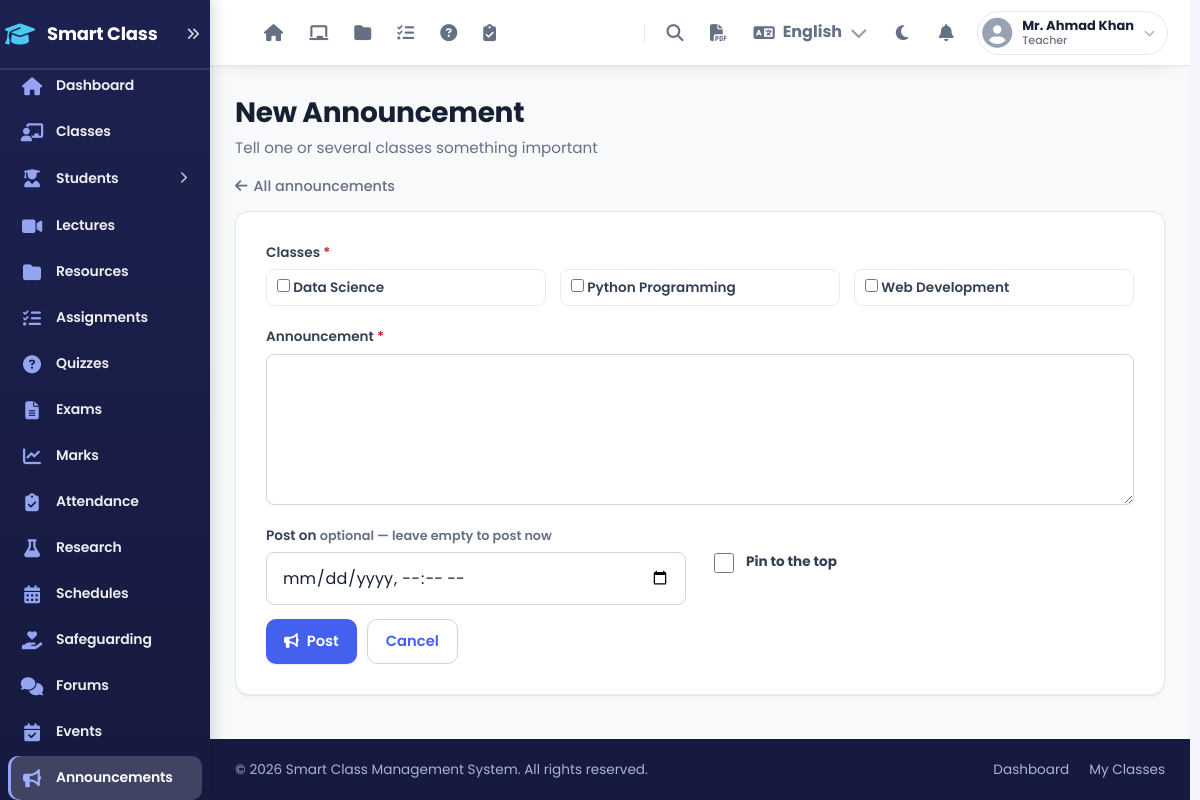
The page /pages/announcements/create.php (signed in) on the database its author committed.
### tables this page shows
CREATE TABLE classes (
    id INT UNSIGNED AUTO_INCREMENT PRIMARY KEY,
    teacher_id INT UNSIGNED NOT NULL,
    class_name VARCHAR(100) NOT NULL,
    class_code VARCHAR(20) NOT NULL UNIQUE,
    description TEXT,
    tags VARCHAR(255) DEFAULT NULL,
    image VARCHAR(255) DEFAULT NULL,
    stream_permission ENUM('post', 'comment', 'teacher_only') NOT NULL DEFAULT 'comment' COMMENT 'post = students post + comment, comment = students comment only, teacher_only = read only',
    require_approval TINYINT(1) NOT NULL DEFAULT 1 COMMENT '1 = students who use the class code wait for teacher approval',
    theme VARCHAR(20) NOT NULL DEFAULT 'auto',
    is_active TINYINT(1) NOT NULL DEFAULT 1,
    year_id INT UNSIGNED DEFAULT NULL,
    ai_students TINYINT(1) NOT NULL DEFAULT 1 COMMENT 'students may use AI helpers in this class',
    created_at DATETIME NOT NULL DEFAULT CURRENT_TIMESTAMP,
    updated_at DATETIME NOT NULL DEFAULT CURRENT_TIMESTAMP ON UPDATE CURRENT_TIMESTAMP,
    FOREIGN KEY (teacher_id) REFERENCES users(id) ON DELETE CASCADE,
    INDEX idx_teacher (teacher_id),
    INDEX idx_code (class_code)
);

### includes/functions.php (called while the page is built, shortened)
<?php
require_once __DIR__ . '/classes.php';
function backUrl($default) {
    $default = html_entity_decode((string) $default, ENT_QUOTES | ENT_HTML5, 'UTF-8');
    $ref = (string) ($_SERVER['HTTP_REFERER'] ?? '');
    $p = $ref !== '' ? parse_url($ref) : false;
    $host = strtolower($p['host']) . (isset($p['port']) ? ':' . $p['port'] : '');
    $mine = strtolower((string) ($_SERVER['HTTP_HOST'] ?? ''));
    $path = (string) ($p['path'] ?? '');
    $base = (string) (parse_url(APP_URL, PHP_URL_PATH) ?: '');
    if (strpos($path, $base . '/pages/') !== 0) return $default;
    return $path . (isset($p['query']) ? '?' . $p['query'] : '');
}

### includes/auth.php (called while the page is built, shortened)
<?php
require_once dirname(__DIR__) . '/config/db.php';
$current_user_id = $_SESSION['user_id'];
$user = $db->fetchOne("SELECT * FROM users WHERE id = ?", [$current_user_id]);

### config/db.php (called while the page is built, shortened)
<?php
class Database {
    private $pdo;
    public function __construct() {
        $dsn = "mysql:host=" . DB_HOST . ";dbname=" . DB_NAME . ";charset=" . DB_CHARSET;
        try {
            $this->pdo = new PDO($dsn, DB_USER, DB_PASS, [
                PDO::ATTR_ERRMODE => PDO::ERRMODE_EXCEPTION,
                PDO::ATTR_DEFAULT_FETCH_MODE => PDO::FETCH_ASSOC,
                PDO::ATTR_EMULATE_PREPARES => false
            ]);
        } catch (PDOException $e) {
            die("Database Connection Failed: " . $e->getMessage());
        }
    }
    public function query($sql, $params = []) {
        $this->stmt = $this->pdo->prepare($sql);
        $this->stmt->execute($params);
        return $this->stmt;
    }
    public function fetchAll($sql, $params = []) {
        return $this->query($sql, $params)->fetchAll();
    }
    public function fetchOne($sql, $params = []) {
        return $this->query($sql, $params)->fetch();
    }
}
$db = new Database();
require_once dirname(__DIR__) . '/includes/functions.php';

### includes/classes.php (called while the page is built, shortened)
<?php
function teachesClassSql($alias = 'c') {
    return "EXISTS (SELECT 1 FROM class_teachers ct WHERE ct.class_id = {$alias}.id AND ct.teacher_id = ?)";
}
function getUserClasses($user_id, $role) {
    global $db;
    if ($role === 'teacher') {
        return $db->fetchAll(
            "SELECT c.id, c.class_name FROM classes c WHERE " . teachesClassSql('c') . " AND c.is_active = 1 ORDER BY c.class_name",
            [$user_id]
        );
    }
    return $db->fetchAll(
        "SELECT c.id, c.class_name FROM classes c
         INNER JOIN class_members cm ON cm.class_id = c.id
         WHERE cm.student_id = ? AND c.is_active = 1 ORDER BY c.class_name",
        [$user_id]
    );
}

### pages/announcements/create.php (the view, shortened to what this page needs)
<?php
require_once dirname(__DIR__, 2) . '/includes/auth.php';
$classes = getUserClasses($current_user_id, 'teacher');
$errors = ['classes' => '', 'body' => '', 'publish_at' => ''];
$body = trim((string) ($_POST['body'] ?? ''));
$picked = array_map('intval', (array) ($_POST['classes'] ?? ((int) ($_GET['class_id'] ?? 0) ? [(int) $_GET['class_id']] : [])));
$pin = !empty($_POST['pin']);
$when_raw = trim((string) ($_POST['publish_at'] ?? ''));
include dirname(__DIR__, 2) . '/includes/app_header.php';
?>
<a class="back-link" href="<?php ob_start(); ?>view.php<?php echo htmlspecialchars(backUrl(ob_get_clean())); ?>"><i class="fas fa-arrow-left"></i> All announcements</a>
<?php if (!$classes): ?>
<div class="empty-state"><i class="fas fa-chalkboard"></i><h3>You have no classes yet</h3></div>
<?php else: ?>
<form method="POST" id="annForm" class="form-card" novalidate>
    <div class="form-group">
        <label>Classes <span class="required-mark">*</span></label>
        <div class="ann-classes">
            <?php foreach ($classes as $c): ?>
            <label class="material-check"><input type="checkbox" name="classes[]" value="<?php echo (int) $c['id']; ?>" <?php echo in_array((int) $c['id'], $picked, true) ? 'checked' : ''; ?>>
                <span><?php echo htmlspecialchars($c['class_name']); ?></span></label>
            <?php endforeach; ?>
        </div>
    </div>
    <div class="form-group">
        <label for="body">Announcement <span class="required-mark">*</span></label>
        <textarea id="body" name="body" rows="5" maxlength="5000" class="<?php echo $errors['body'] ? 'is-invalid' : ''; ?>"><?php echo htmlspecialchars($body); ?></textarea>
    </div>
    <div class="form-row">
        <div class="form-group">
            <label for="publish_at">Post on <span class="form-hint" style="display:inline;margin:0;">optional — leave empty to post now</span></label>
            <input type="datetime-local" id="publish_at" name="publish_at" value="<?php echo htmlspecialchars($when_raw); ?>" class="<?php echo $errors['publish_at'] ? 'is-invalid' : ''; ?>">
        </div>
        <div class="form-group">
            <label class="switch-row" style="margin-top:26px;"><input type="checkbox" name="pin" value="1" <?php echo $pin ? 'checked' : ''; ?>> <span><strong>Pin to the top</strong></span></label>
        </div>
    </div>
    <div class="form-actions"><button type="submit" class="btn-app"><i class="fas fa-bullhorn"></i> Post</button><a href="view.php" class="btn-app btn-outline">Cancel</a></div>
</form>
<?php endif; ?>
<?php include dirname(__DIR__, 2) . '/includes/app_footer.php'; ?>

### assets/css/dashboard.css (style rules this page uses)
:root { --primary: #4361ee; --primary-dark: #3a56d4; --secondary: #7209b7; --accent: #4cc9f0; --success: #06d6a0; --warning: #ffd166; --danger: #ef476f; --dark: #1a1a2e; --light: #f8f9fa; --gray-100: #f8f9fa; --gray-200: #e9ecef; --gray-300: #dee2e6; --gray-600: #6c757d; --gray-800: #343a40; --sidebar-width-lg: 210px; --sidebar-width-sm: 70px; --header-height: 70px; --border-radius: 8px; --transition-base: 0.3s ease; --transition-fast: 0.2s ease; --transition-slow: 0.5s ease; --shadow-sm: 0 2px 4px rgba(0, 0, 0, 0.1); --shadow-md: 0 4px 6px rgba(0, 0, 0, 0.1); --shadow-lg: 0 10px 25px rgba(0, 0, 0, 0.15); --shadow-xl: 0 20px 40px rgba(0, 0, 0, 0.2); --shadow-inner: inset 0 2px 4px rgba(0, 0, 0, 0.06); --z-overlay: 998; --z-sidebar: 1000; --z-header: 900; --z-dropdown: 1001; --z-tooltip: 1100; --z-profile-dropdown: 9999; --z-modal: 1101; }
* { margin: 0; padding: 0; box-sizing: border-box; }
body { font-family: "Times New Roman", Times, serif; background: linear-gradient(135deg, #f5f7fa 0%, #c3cfe2 100%); min-height: 100vh; color: var(--dark); overflow-x: hidden; line-height: 1.5; }

### rows shown on the page
classes: class_name "Data Science"
classes: class_name "Python Programming"
classes: class_name "Web Development"

### other values the page prints
APP_NAME === 'SmartClass' ? 'Smart Class' : APP_NAME "Smart Class"
$hdr_m['title'] "Classes"
$hdr_m['title'] "Students"
$hdr_m['title'] "Lectures"
$hdr_m['title'] "Resources"
$hdr_m['title'] "Assignments"
$hdr_m['title'] "Quizzes"
$hdr_m['title'] "Exams"
$hdr_m['title'] "Marks"
$hdr_m['title'] "Attendance"
$hdr_m['title'] "Research"
$hdr_m['title'] "Schedules"
$hdr_m['title'] "Safeguarding"
$hdr_m['title'] "Forums"
$hdr_m['title'] "Events"
